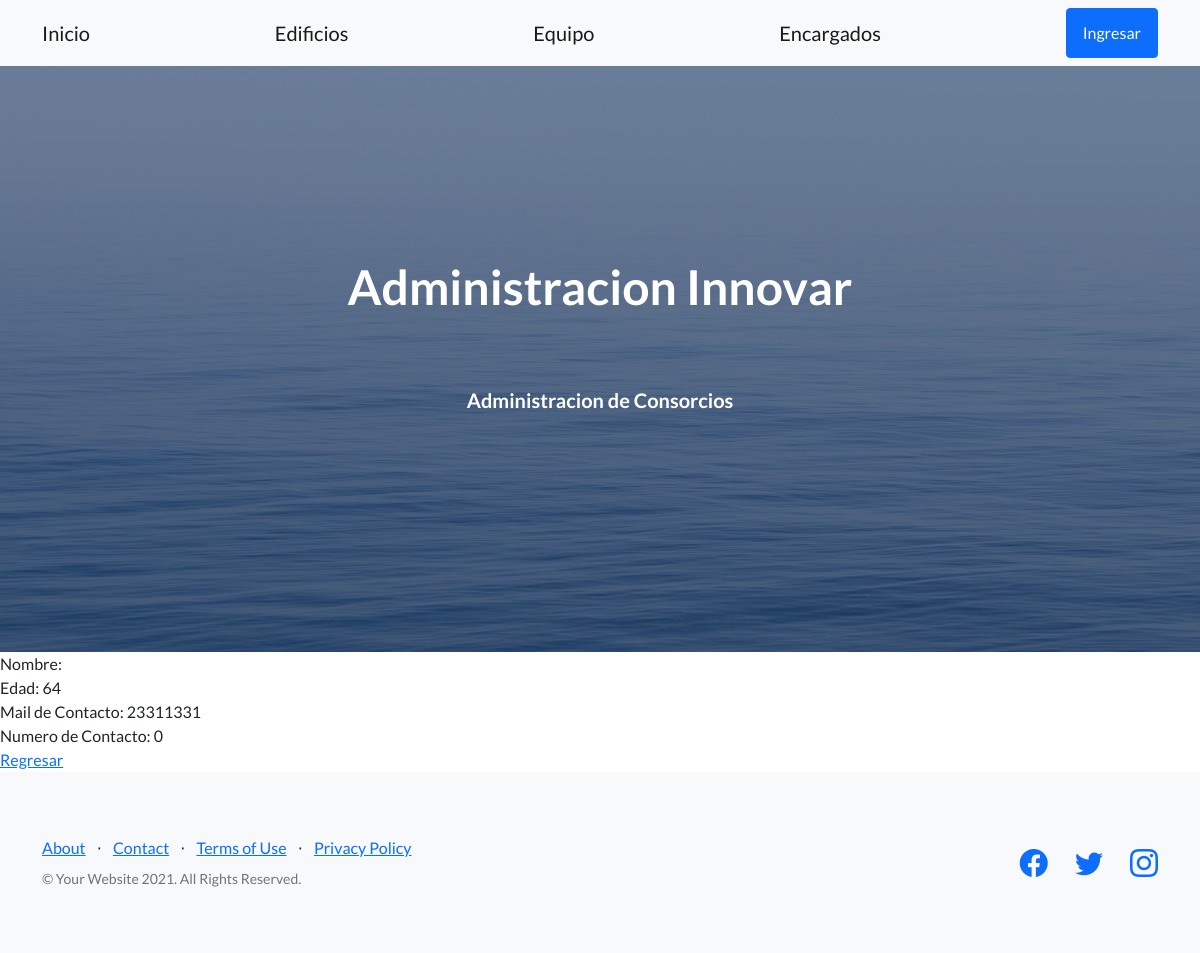
Page /AppCoder/encargado/detail/1 on the earlier database version.
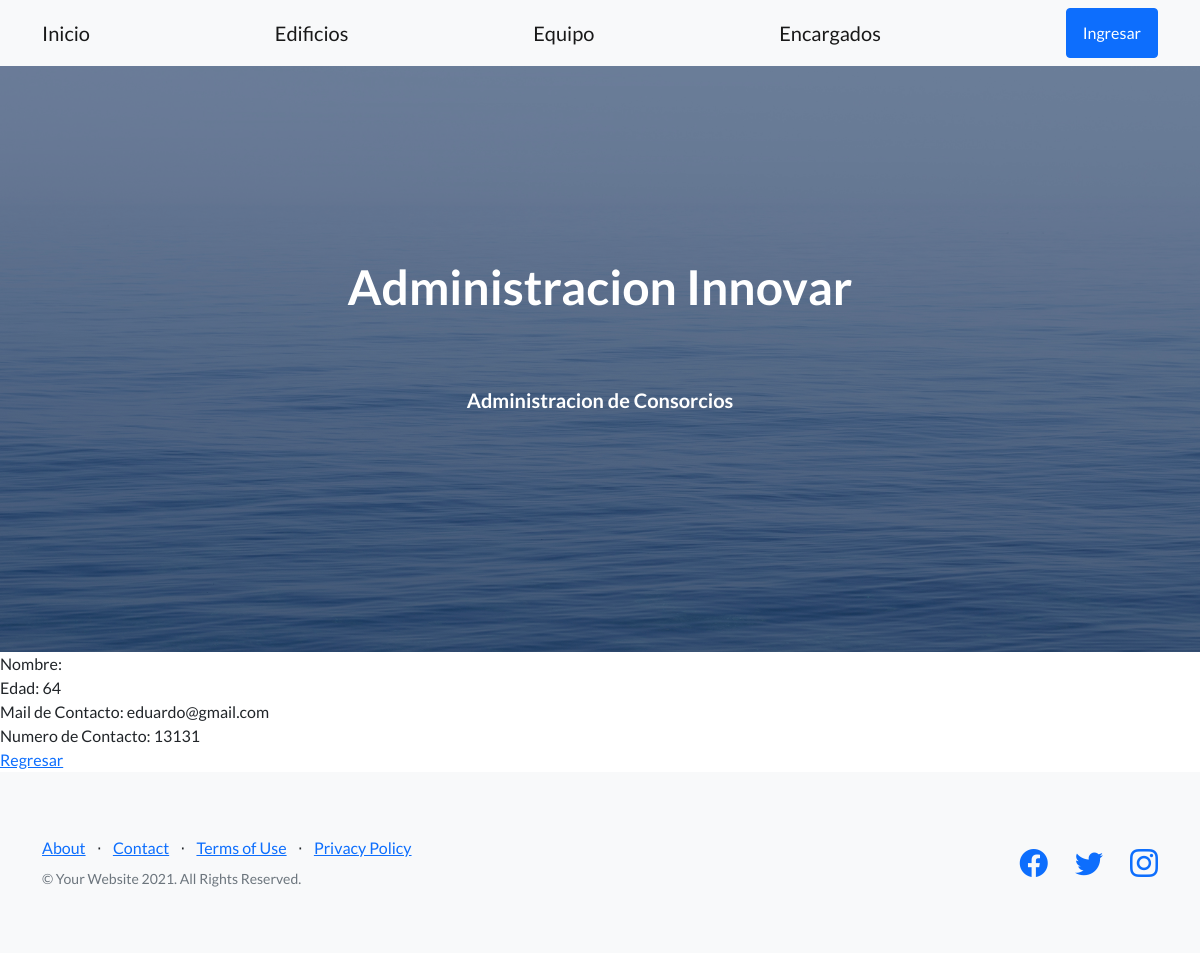
Same page on the later database version.
### AppCoder/models.py (models this page shows)
class Encargado(models.Model):
    nombre_enc = models.CharField(max_length=40)
    edad = models.IntegerField()
    num_contacto = models.IntegerField()
    mail_contacto = models.CharField(max_length=50)

### AppCoder/views.py (the view)
# urls.py: path("encargado/detail/<pk>", views.EncargadoDetail.as_view(), name='DetailEnc'),
class EncargadoDetail(DetailView):
    model = Encargado
    template = 'AppCoder/encargado_detail.html'

### AppCoder/templates/AppCoder/encargado_detail.html
{% extends "AppCoder/padre.html" %}
{% load static %}
{% block contenidoQueCambia %}
Nombre: {{encargado.nombre}}
<br>
Edad: {{encargado.edad}}
<br>
Mail de Contacto: {{encargado.mail_contacto}}
<br>
Numero de Contacto: {{encargado.num_contacto}}
<br>
<a href="{%url 'ListEnc' %}">Regresar</a>
{% endblock %}

### AppCoder/templates/AppCoder/padre.html (shortened to what this page needs)
<!DOCTYPE html>
<html lang="en">
  <head>
    {%load static%}
    <link
      href="https://cdn.jsdelivr.net/npm/bootstrap-icons@1.5.0/font/bootstrap-icons.css"
      rel="stylesheet"
      type="text/css"
    />
    <link href="{%static 'AppCoder/css/styles.css'%}" rel="stylesheet" />
  </head>
  <body>
    <nav class="navbar navbar-light bg-light static-top">
      <div class="container">
        <a class="navbar-brand" href="{% url 'Inicio' %}">Inicio</a>
        <a class="navbar-brand" href="{% url 'Edificios' %}">Edificios</a>
        <a class="navbar-brand" href="{% url 'Equipo' %}">Equipo</a>
        <a class="navbar-brand" href="{% url 'Encargados' %}">Encargados</a>
        <a class="btn btn-primary" href="#signup">Ingresar</a>
      </div>
    </nav>
    <header class="masthead">
      <div class="container position-relative">
        <div class="row justify-content-center">
          <div class="col-xl-6">
            <div class="text-center text-white">
              <h1 class="mb-5">
                Administracion Innovar
              </h1>
            <br>
            <h5 class="mb-5">Administracion de Consorcios</h5>
            </div>
          </div>
        </div>
      </div>
    </header>
    {% block contenidoQueCambia %} {% endblock %}
    <footer class="footer bg-light">
      <div class="container">
        <div class="row">
          <div class="col-lg-6 h-100 text-center text-lg-start my-auto">
            <ul class="list-inline mb-2">
              <li class="list-inline-item"><a href="#!">About</a></li>
              <li class="list-inline-item">⋅</li>
              <li class="list-inline-item"><a href="#!">Contact</a></li>
              <li class="list-inline-item">⋅</li>
              <li class="list-inline-item"><a href="#!">Terms of Use</a></li>
              <li class="list-inline-item">⋅</li>
              <li class="list-inline-item"><a href="#!">Privacy Policy</a></li>
            </ul>
            <p class="text-muted small mb-4 mb-lg-0">
              &copy; Your Website 2021. All Rights Reserved.
            </p>
          </div>
          <div class="col-lg-6 h-100 text-center text-lg-end my-auto">
            <ul class="list-inline mb-0">
              <li class="list-inline-item me-4">
                <a href="#!"><i class="bi-facebook fs-3"></i></a>
              </li>
              <li class="list-inline-item me-4">
                <a href="#!"><i class="bi-twitter fs-3"></i></a>
              </li>
              <li class="list-inline-item">
                <a href="#!"><i class="bi-instagram fs-3"></i></a>
              </li>
            </ul>
          </div>
        </div>
      </div>
    </footer>
  </body>
</html>

Differences in the rows shown:
changed Encargado: mail_contacto "23311331" → "eduardo@gmail.com"; num_contacto "0" → "13131"
